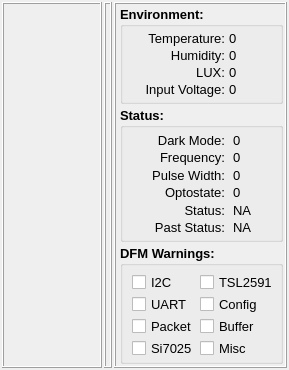
      <widget class="QWidget" name="DFMPage">
       <property name="toolTipDuration">
        <number>4</number>
       </property>
       <layout class="QHBoxLayout" name="horizontalLayout_4">
        <property name="spacing">
         <number>2</number>
        </property>
        <property name="leftMargin">
         <number>2</number>
        </property>
        <property name="topMargin">
         <number>2</number>
        </property>
        <property name="rightMargin">
         <number>2</number>
        </property>
        <property name="bottomMargin">
         <number>2</number>
        </property>
        <item>
         <widget class="QScrollArea" name="DFMScrollArea">
          <property name="sizePolicy">
           <sizepolicy hsizetype="MinimumExpanding" vsizetype="Expanding">
            <horstretch>0</horstretch>
            <verstretch>0</verstretch>
           </sizepolicy>
          </property>
          <property name="minimumSize">
           <size>
            <width>100</width>
            <height>0</height>
           </size>
          </property>
          <property name="maximumSize">
           <size>
            <width>120</width>
            <height>16777215</height>
           </size>
          </property>
          <property name="frameShape">
           <enum>QFrame::Box</enum>
          </property>
          <property name="frameShadow">
           <enum>QFrame::Raised</enum>
          </property>
          <property name="horizontalScrollBarPolicy">
           <enum>Qt::ScrollBarAlwaysOff</enum>
          </property>
          <property name="widgetResizable">
           <bool>true</bool>
          </property>
          <property name="alignment">
           <set>Qt::AlignCenter</set>
          </property>
          <widget class="QWidget" name="scrollAreaWidgetContents_5">
           <property name="geometry">
            <rect>
             <x>0</x>
             <y>0</y>
             <width>116</width>
             <height>382</height>
            </rect>
           </property>
           <layout class="QVBoxLayout" name="DFMListLayout2">
            <property name="leftMargin">
             <number>2</number>
            </property>
            <property name="topMargin">
             <number>2</number>
            </property>
            <property name="rightMargin">
             <number>6</number>
            </property>
            <property name="bottomMargin">
             <number>3</number>
            </property>
           </layout>
          </widget>
         </widget>
        </item>
        <item>
         <widget class="QFrame" name="DFMPlotFrame">
          <property name="minimumSize">
           <size>
            <width>0</width>
            <height>0</height>
           </size>
          </property>
          <property name="maximumSize">
           <size>
            <width>16777215</width>
            <height>16777215</height>
           </size>
          </property>
          <property name="frameShape">
           <enum>QFrame::Box</enum>
          </property>
          <property name="frameShadow">
           <enum>QFrame::Raised</enum>
          </property>
          <layout class="QHBoxLayout" name="DFMPlotLayout">
           <property name="spacing">
            <number>2</number>
           </property>
           <property name="leftMargin">
            <number>2</number>
           </property>
           <property name="topMargin">
            <number>2</number>
           </property>
           <property name="rightMargin">
            <number>2</number>
           </property>
           <property name="bottomMargin">
            <number>2</number>
           </property>
          </layout>
         </widget>
        </item>
        <item>
         <widget class="QFrame" name="frame_2">
          <property name="maximumSize">
           <size>
            <width>180</width>
            <height>16777215</height>
           </size>
          </property>
          <property name="frameShape">
           <enum>QFrame::Box</enum>
          </property>
          <property name="frameShadow">
           <enum>QFrame::Raised</enum>
          </property>
          <layout class="QVBoxLayout" name="DFMListLayout">
           <property name="spacing">
            <number>3</number>
           </property>
           <property name="leftMargin">
            <number>4</number>
           </property>
           <property name="topMargin">
            <number>2</number>
           </property>
           <property name="rightMargin">
            <number>2</number>
           </property>
           <property name="bottomMargin">
            <number>2</number>
           </property>
           <item>
            <widget class="QGroupBox" name="groupBox_2">
             <property name="sizePolicy">
              <sizepolicy hsizetype="Preferred" vsizetype="Preferred">
               <horstretch>0</horstretch>
               <verstretch>0</verstretch>
              </sizepolicy>
             </property>
             <property name="maximumSize">
              <size>
               <width>16777215</width>
               <height>105</height>
              </size>
             </property>
             <property name="font">
              <font>
               <pointsize>10</pointsize>
               <weight>75</weight>
               <bold>true</bold>
              </font>
             </property>
             <property name="title">
              <string>Environment:</string>
             </property>
             <layout class="QHBoxLayout" name="horizontalLayout_2">
              <property name="spacing">
               <number>0</number>
              </property>
              <property name="leftMargin">
               <number>2</number>
              </property>
              <property name="topMargin">
               <number>2</number>
              </property>
              <property name="rightMargin">
               <number>2</number>
              </property>
              <property name="bottomMargin">
               <number>2</number>
              </property>
              <item>
               <widget class="QFrame" name="frame_3">
                <property name="maximumSize">
                 <size>
                  <width>100</width>
                  <height>16777215</height>
                 </size>
                </property>
                <property name="font">
                 <font>
                  <pointsize>10</pointsize>
                 </font>
                </property>
                <property name="frameShape">
                 <enum>QFrame::NoFrame</enum>
                </property>
                <property name="frameShadow">
                 <enum>QFrame::Plain</enum>
                </property>
                <property name="lineWidth">
                 <number>0</number>
                </property>
                <layout class="QVBoxLayout" name="verticalLayout_3">
                 <property name="spacing">
                  <number>2</number>
                 </property>
                 <property name="leftMargin">
                  <number>2</number>
                 </property>
                 <property name="topMargin">
                  <number>2</number>
                 </property>
                 <property name="rightMargin">
                  <number>2</number>
                 </property>
                 <property name="bottomMargin">
                  <number>2</number>
                 </property>
                 <item>
                  <widget class="QLabel" name="label_4">
                   <property name="font">
                    <font>
                     <weight>50</weight>
                     <bold>false</bold>
                    </font>
                   </property>
                   <property name="layoutDirection">
                    <enum>Qt::LeftToRight</enum>
                   </property>
                   <property name="text">
                    <string>Temperature:</string>
                   </property>
                   <property name="alignment">
                    <set>Qt::AlignRight|Qt::AlignTrailing|Qt::AlignVCenter</set>
                   </property>
                  </widget>
                 </item>
                 <item>
                  <widget class="QLabel" name="label_2">
                   <property name="font">
                    <font>
                     <weight>50</weight>
                     <bold>false</bold>
                    </font>
                   </property>
                   <property name="layoutDirection">
                    <enum>Qt::LeftToRight</enum>
                   </property>
                   <property name="text">
                    <string>Humidity:</string>
                   </property>
                   <property name="alignment">
                    <set>Qt::AlignRight|Qt::AlignTrailing|Qt::AlignVCenter</set>
                   </property>
                  </widget>
                 </item>
                 <item>
                  <widget class="QLabel" name="label">
                   <property name="font">
                    <font>
                     <weight>50</weight>
                     <bold>false</bold>
                    </font>
                   </property>
                   <property name="layoutDirection">
                    <enum>Qt::LeftToRight</enum>
                   </property>
                   <property name="text">
                    <string>LUX:</string>
                   </property>
                   <property name="alignment">
                    <set>Qt::AlignRight|Qt::AlignTrailing|Qt::AlignVCenter</set>
                   </property>
                  </widget>
                 </item>
                 <item>
                  <widget class="QLabel" name="label_3">
                   <property name="font">
                    <font>
                     <weight>50</weight>
                     <bold>false</bold>
                    </font>
                   </property>
                   <property name="layoutDirection">
                    <enum>Qt::LeftToRight</enum>
                   </property>
                   <property name="text">
                    <string>Input Voltage:</string>
                   </property>
                   <property name="alignment">
                    <set>Qt::AlignRight|Qt::AlignTrailing|Qt::AlignVCenter</set>
                   </property>
                  </widget>
                 </item>
                </layout>
               </widget>
              </item>
              <item>
               <widget class="QFrame" name="frame_4">
                <property name="maximumSize">
                 <size>
                  <width>45</width>
                  <height>16777215</height>
                 </size>
                </property>
                <property name="font">
                 <font>
                  <pointsize>10</pointsize>
                 </font>
                </property>
                <property name="frameShape">
                 <enum>QFrame::NoFrame</enum>
                </property>
                <property name="frameShadow">
                 <enum>QFrame::Raised</enum>
                </property>
                <layout class="QVBoxLayout" name="verticalLayout_4">
                 <property name="spacing">
                  <number>2</number>
                 </property>
                 <property name="leftMargin">
                  <number>0</number>
                 </property>
                 <property name="topMargin">
                  <number>2</number>
                 </property>
                 <property name="rightMargin">
                  <number>2</number>
                 </property>
                 <property name="bottomMargin">
                  <number>2</number>
                 </property>
                 <item>
                  <widget class="QLabel" name="TempLabel">
                   <property name="font">
                    <font>
                     <weight>50</weight>
                     <bold>false</bold>
                    </font>
                   </property>
                   <property name="text">
                    <string>0</string>
                   </property>
                  </widget>
                 </item>
                 <item>
                  <widget class="QLabel" name="HumidLabel">
                   <property name="font">
                    <font>
                     <weight>50</weight>
                     <bold>false</bold>
                    </font>
                   </property>
                   <property name="text">
                    <string>0</string>
                   </property>
                  </widget>
                 </item>
                 <item>
                  <widget class="QLabel" name="LUXLabel">
                   <property name="font">
                    <font>
                     <weight>50</weight>
                     <bold>false</bold>
                    </font>
                   </property>
                   <property name="text">
                    <string>0</string>
                   </property>
                  </widget>
                 </item>
                 <item>
                  <widget class="QLabel" name="VoltsInLabel">
                   <property name="font">
                    <font>
                     <weight>50</weight>
                     <bold>false</bold>
                    </font>
                   </property>
                   <property name="text">
                    <string>0</string>
                   </property>
                  </widget>
                 </item>
                </layout>
               </widget>
              </item>
             </layout>
            </widget>
           </item>
           <item>
            <widget class="QGroupBox" name="groupBox_3">
             <property name="sizePolicy">
              <sizepolicy hsizetype="Preferred" vsizetype="Expanding">
               <horstretch>0</horstretch>
               <verstretch>0</verstretch>
              </sizepolicy>
             </property>
             <property name="minimumSize">
              <size>
               <width>0</width>
               <height>135</height>
              </size>
             </property>
             <property name="font">
              <font>
               <pointsize>10</pointsize>
               <weight>75</weight>
               <bold>true</bold>
              </font>
             </property>
             <property name="title">
              <string>Status:</string>
             </property>
             <layout class="QHBoxLayout" name="horizontalLayout_3">
              <property name="spacing">
               <number>2</number>
              </property>
              <property name="leftMargin">
               <number>2</number>
              </property>
              <property name="topMargin">
               <number>2</number>
              </property>
              <property name="rightMargin">
               <number>2</number>
              </property>
              <property name="bottomMargin">
               <number>2</number>
              </property>
              <item>
               <widget class="QFrame" name="frame_5">
                <property name="maximumSize">
                 <size>
                  <width>100</width>
                  <height>16777215</height>
                 </size>
                </property>
                <property name="font">
                 <font>
                  <pointsize>10</pointsize>
                 </font>
                </property>
                <property name="frameShape">
                 <enum>QFrame::NoFrame</enum>
                </property>
                <property name="frameShadow">
                 <enum>QFrame::Plain</enum>
                </property>
                <property name="lineWidth">
                 <number>0</number>
                </property>
                <layout class="QVBoxLayout" name="verticalLayout_5">
                 <property name="spacing">
                  <number>2</number>
                 </property>
                 <property name="leftMargin">
                  <number>2</number>
                 </property>
                 <property name="topMargin">
                  <number>2</number>
                 </property>
                 <property name="rightMargin">
                  <number>2</number>
                 </property>
                 <property name="bottomMargin">
                  <number>2</number>
                 </property>
                 <item>
                  <widget class="QLabel" name="label_5">
                   <property name="font">
                    <font>
                     <pointsize>10</pointsize>
                     <weight>50</weight>
                     <bold>false</bold>
                    </font>
                   </property>
                   <property name="layoutDirection">
                    <enum>Qt::LeftToRight</enum>
                   </property>
                   <property name="text">
                    <string>Dark Mode:</string>
                   </property>
                   <property name="alignment">
                    <set>Qt::AlignRight|Qt::AlignTrailing|Qt::AlignVCenter</set>
                   </property>
                  </widget>
                 </item>
                 <item>
                  <widget class="QLabel" name="label_6">
                   <property name="font">
                    <font>
                     <weight>50</weight>
                     <bold>false</bold>
                    </font>
                   </property>
                   <property name="layoutDirection">
                    <enum>Qt::LeftToRight</enum>
                   </property>
                   <property name="text">
                    <string>Frequency:</string>
                   </property>
                   <property name="alignment">
                    <set>Qt::AlignRight|Qt::AlignTrailing|Qt::AlignVCenter</set>
                   </property>
                  </widget>
                 </item>
                 <item>
                  <widget class="QLabel" name="label_7">
                   <property name="font">
                    <font>
                     <weight>50</weight>
                     <bold>false</bold>
                    </font>
                   </property>
                   <property name="layoutDirection">
                    <enum>Qt::LeftToRight</enum>
                   </property>
                   <property name="frameShape">
                    <enum>QFrame::NoFrame</enum>
                   </property>
                   <property name="text">
                    <string>Pulse Width:</string>
                   </property>
                   <property name="alignment">
                    <set>Qt::AlignRight|Qt::AlignTrailing|Qt::AlignVCenter</set>
                   </property>
                  </widget>
                 </item>
                 <item>
                  <widget class="QLabel" name="label_8">
                   <property name="font">
                    <font>
                     <weight>50</weight>
                     <bold>false</bold>
                    </font>
                   </property>
                   <property name="layoutDirection">
                    <enum>Qt::LeftToRight</enum>
                   </property>
                   <property name="frameShape">
                    <enum>QFrame::NoFrame</enum>
                   </property>
                   <property name="text">
                    <string>Optostate:</string>
                   </property>
                   <property name="alignment">
                    <set>Qt::AlignRight|Qt::AlignTrailing|Qt::AlignVCenter</set>
                   </property>
                  </widget>
                 </item>
                 <item>
                  <widget class="QLabel" name="label_9">
                   <property name="font">
                    <font>
                     <weight>50</weight>
                     <bold>false</bold>
                    </font>
                   </property>
                   <property name="text">
                    <string>Status:</string>
                   </property>
                   <property name="alignment">
                    <set>Qt::AlignRight|Qt::AlignTrailing|Qt::AlignVCenter</set>
                   </property>
                  </widget>
                 </item>
                 <item>
                  <widget class="QLabel" name="label_10">
                   <property name="font">
                    <font>
                     <weight>50</weight>
                     <bold>false</bold>
                    </font>
                   </property>
                   <property name="text">
                    <string>Past Status:</string>
                   </property>
                   <property name="alignment">
                    <set>Qt::AlignRight|Qt::AlignTrailing|Qt::AlignVCenter</set>
                   </property>
                  </widget>
                 </item>
                </layout>
               </widget>
              </item>
              <item>
               <widget class="QFrame" name="frame_6">
                <property name="maximumSize">
                 <size>
                  <width>45</width>
                  <height>16777215</height>
                 </size>
                </property>
                <property name="font">
                 <font>
                  <pointsize>10</pointsize>
                 </font>
                </property>
                <property name="frameShape">
                 <enum>QFrame::NoFrame</enum>
                </property>
                <property name="frameShadow">
                 <enum>QFrame::Raised</enum>
                </property>
                <layout class="QVBoxLayout" name="verticalLayout_7">
                 <property name="spacing">
                  <number>2</number>
                 </property>
                 <property name="leftMargin">
                  <number>2</number>
                 </property>
                 <property name="topMargin">
                  <number>2</number>
                 </property>
                 <property name="rightMargin">
                  <number>2</number>
                 </property>
                 <property name="bottomMargin">
                  <number>2</number>
                 </property>
                 <item>
                  <widget class="QLabel" name="DarkModeLabel">
                   <property name="font">
                    <font>
                     <weight>50</weight>
                     <bold>false</bold>
                    </font>
                   </property>
                   <property name="text">
                    <string>0</string>
                   </property>
                  </widget>
                 </item>
                 <item>
                  <widget class="QLabel" name="FrequencyLabel">
                   <property name="font">
                    <font>
                     <weight>50</weight>
                     <bold>false</bold>
                    </font>
                   </property>
                   <property name="text">
                    <string>0</string>
                   </property>
                  </widget>
                 </item>
                 <item>
                  <widget class="QLabel" name="PulseWidthLabel">
                   <property name="font">
                    <font>
                     <weight>50</weight>
                     <bold>false</bold>
                    </font>
                   </property>
                   <property name="text">
                    <string>0</string>
                   </property>
                  </widget>
                 </item>
                 <item>
                  <widget class="QLabel" name="OptoStateLabel">
                   <property name="font">
                    <font>
                     <weight>50</weight>
                     <bold>false</bold>
                    </font>
                   </property>
                   <property name="text">
                    <string>0</string>
                   </property>
                  </widget>
                 </item>
                 <item>
                  <widget class="QLabel" name="CurrentStatusLabel">
                   <property name="font">
                    <font>
                     <weight>50</weight>
                     <bold>false</bold>
                    </font>
                   </property>
                   <property name="text">
                    <string>NA</string>
                   </property>
                  </widget>
                 </item>
                 <item>
                  <widget class="QLabel" name="PastStatusLabel">
                   <property name="font">
                    <font>
                     <weight>50</weight>
                     <bold>false</bold>
                    </font>
                   </property>
                   <property name="text">
                    <string>NA</string>
                   </property>
                  </widget>
                 </item>
                </layout>
               </widget>
              </item>
             </layout>
            </widget>
           </item>
           <item>
            <widget class="QGroupBox" name="DFMErrorGroupBox">
             <property name="maximumSize">
              <size>
               <width>16777215</width>
               <height>120</height>
              </size>
             </property>
             <property name="font">
              <font>
               <pointsize>10</pointsize>
               <weight>75</weight>
               <bold>true</bold>
              </font>
             </property>
             <property name="title">
              <string>DFM Warnings:</string>
             </property>
             <layout class="QGridLayout" name="gridLayout">
              <property name="topMargin">
               <number>6</number>
              </property>
              <property name="rightMargin">
               <number>2</number>
              </property>
              <property name="bottomMargin">
               <number>2</number>
              </property>
              <property name="horizontalSpacing">
               <number>2</number>
              </property>
              <property name="verticalSpacing">
               <number>1</number>
              </property>
              <item row="4" column="1">
               <widget class="QCheckBox" name="BufferErrorBox">
                <property name="font">
                 <font>
                  <pointsize>10</pointsize>
                  <weight>50</weight>
                  <bold>false</bold>
                 </font>
                </property>
                <property name="text">
                 <string>Buffer</string>
                </property>
                <property name="checkable">
                 <bool>true</bool>
                </property>
               </widget>
              </item>
              <item row="0" column="0">
               <widget class="QCheckBox" name="I2CErrorBox">
                <property name="font">
                 <font>
                  <pointsize>10</pointsize>
                  <weight>50</weight>
                  <bold>false</bold>
                 </font>
                </property>
                <property name="text">
                 <string>I2C</string>
                </property>
                <property name="checkable">
                 <bool>true</bool>
                </property>
               </widget>
              </item>
              <item row="1" column="1">
               <widget class="QCheckBox" name="ConfigErrorBox">
                <property name="font">
                 <font>
                  <pointsize>10</pointsize>
                  <weight>50</weight>
                  <bold>false</bold>
                 </font>
                </property>
                <property name="text">
                 <string>Config</string>
                </property>
                <property name="checkable">
                 <bool>true</bool>
                </property>
               </widget>
              </item>
              <item row="4" column="0">
               <widget class="QCheckBox" name="PacketErrorBox">
                <property name="font">
                 <font>
                  <pointsize>10</pointsize>
                  <weight>50</weight>
                  <bold>false</bold>
                 </font>
                </property>
                <property name="text">
                 <string>Packet</string>
                </property>
                <property name="checkable">
                 <bool>true</bool>
                </property>
               </widget>
              </item>
              <item row="1" column="0">
               <widget class="QCheckBox" name="UARTErrorBox">
                <property name="font">
                 <font>
                  <pointsize>10</pointsize>
                  <weight>50</weight>
                  <bold>false</bold>
                 </font>
                </property>
                <property name="text">
                 <string>UART</string>
                </property>
                <property name="checkable">
                 <bool>true</bool>
                </property>
                <property name="autoRepeatDelay">
                 <number>300</number>
                </property>
               </widget>
              </item>
              <item row="5" column="0">
               <widget class="QCheckBox" name="SIErrorBox">
                <property name="font">
                 <font>
                  <pointsize>10</pointsize>
                  <weight>50</weight>
                  <bold>false</bold>
                 </font>
                </property>
                <property name="text">
                 <string>Si7025</string>
                </property>
                <property name="checkable">
                 <bool>true</bool>
                </property>
               </widget>
              </item>
              <item row="5" column="1">
               <widget class="QCheckBox" name="MiscErrorBox">
                <property name="font">
                 <font>
                  <pointsize>10</pointsize>
                  <weight>50</weight>
                  <bold>false</bold>
                 </font>
                </property>
                <property name="text">
                 <string>Misc</string>
                </property>
               </widget>
              </item>
              <item row="0" column="1">
               <widget class="QCheckBox" name="TSLErrorBox">
                <property name="font">
                 <font>
                  <pointsize>10</pointsize>
                  <weight>50</weight>
                  <bold>false</bold>
                 </font>
                </property>
                <property name="text">
                 <string>TSL2591</string>
                </property>
                <property name="checkable">
                 <bool>true</bool>
                </property>
               </widget>
              </item>
             </layout>
            </widget>
           </item>
          </layout>
         </widget>
        </item>
       </layout>
      </widget>
